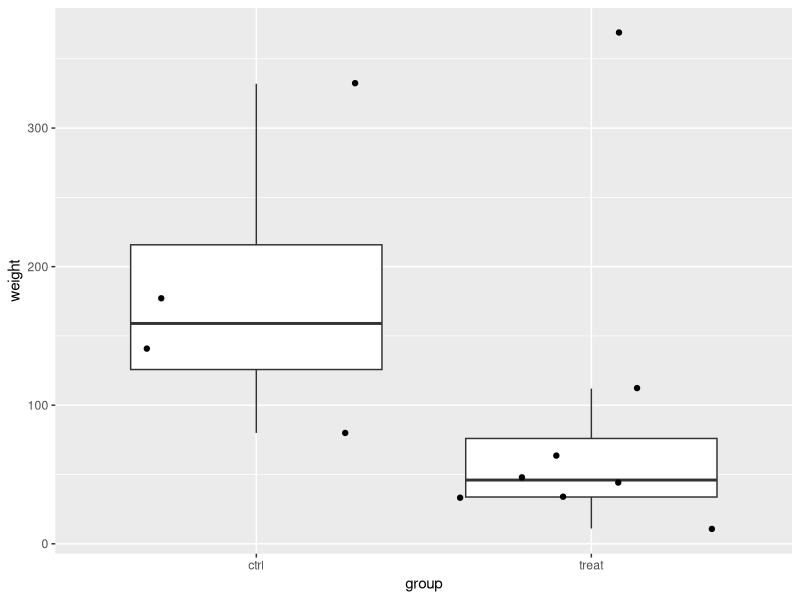
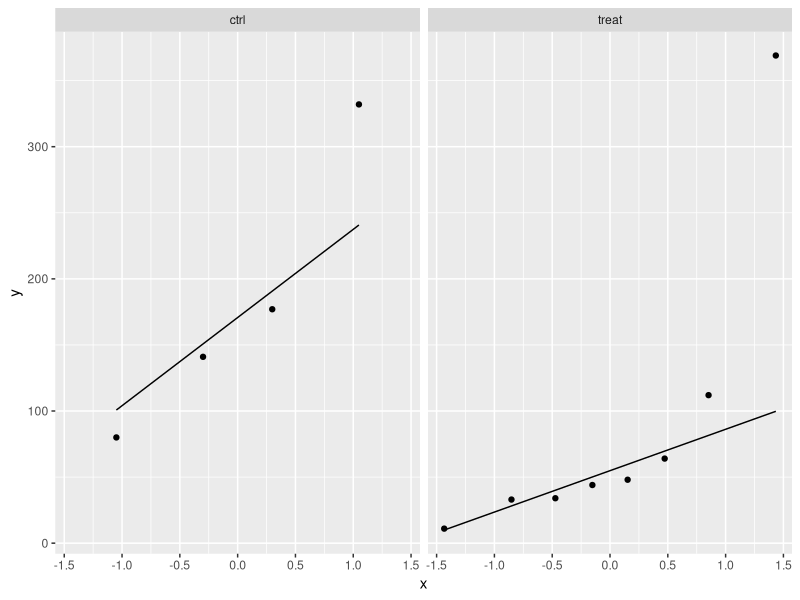

These figures' R source, in order:
## ---- chunk 1
library(tidyverse)
## ---- chunk 2
rodents <- data.frame(
  weight = c(11, 33, 48, 34, 112, 369, 64, 44, 177, 80, 141, 332),
  group = as.factor(c(rep("treat", 8), rep("ctrl", 4)))
)
rodents
## ---- chunk 3
rodents %>%
  ggplot(aes(x = group, y = weight)) +
  geom_boxplot(outlier.shape = NA) +
  geom_jitter()

rodents %>%
  ggplot(aes(sample = weight)) +
  geom_qq() +
  geom_qq_line() +
  facet_wrap(~group)
## ---- chunk 4
lm1 <- lm(weight ~ group, rodents)
summary(lm1)
## ---- chunk 5
simFast <- function(form, data, betas, sd, contrasts, alpha = .05, nSim = 10000) {
  ySim <- rnorm(nrow(data) * nSim, sd = sd)
  dim(ySim) <- c(nrow(data), nSim)
  design <- model.matrix(form, data)
  ySim <- ySim + c(design %*% betas)
  ySim <- t(ySim)

  ### Fitting
  fitAll <- limma::lmFit(ySim, design)

  ### Inference
  varUnscaled <- c(t(contrasts) %*% fitAll$cov.coefficients %*% contrasts)
  contrasts <- fitAll$coefficients %*% contrasts
  seContrasts <- varUnscaled^.5 * fitAll$sigma
  tstats <- contrasts / seContrasts
  pvals <- pt(abs(tstats), fitAll$df.residual, lower.tail = FALSE) * 2
  return(mean(pvals < alpha))
}
## ---- chunk 6

## ---- chunk 7
